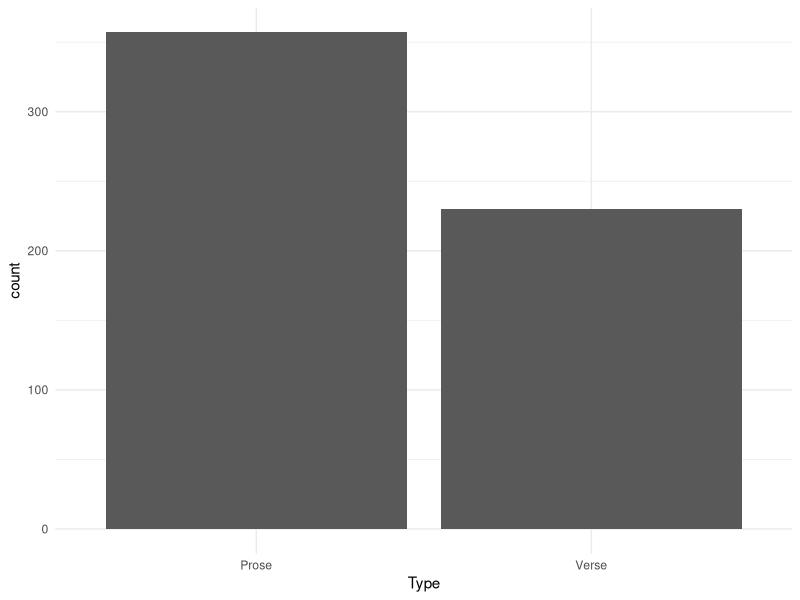
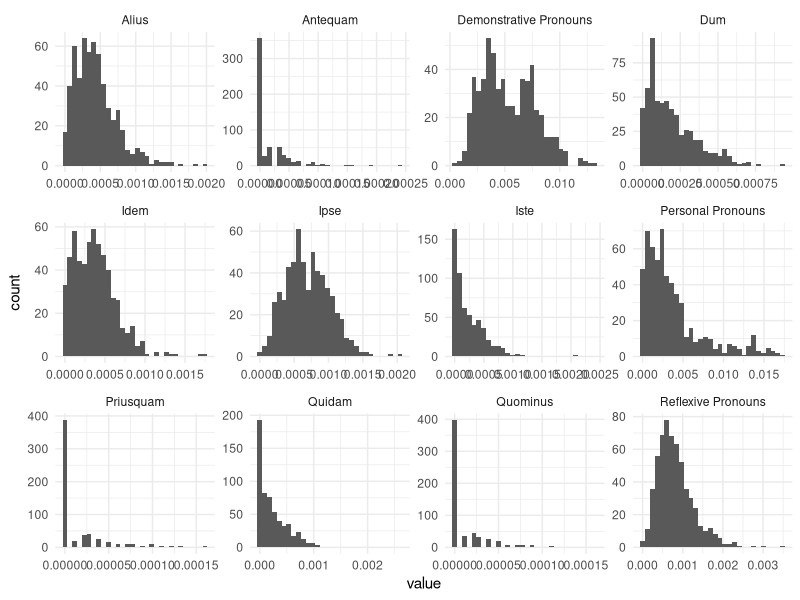
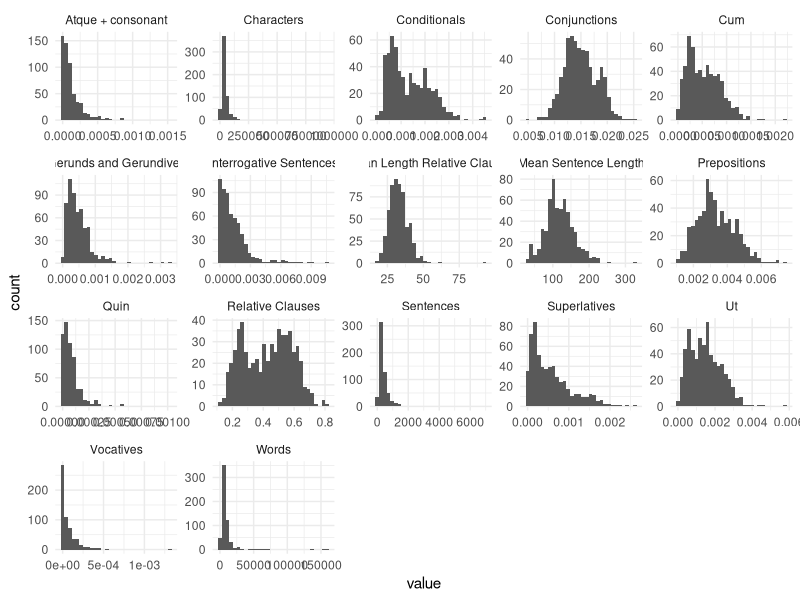
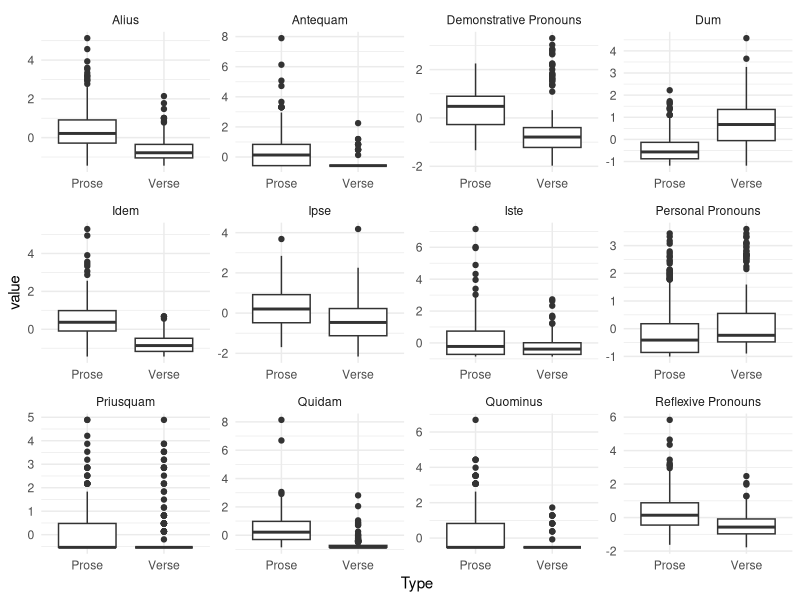
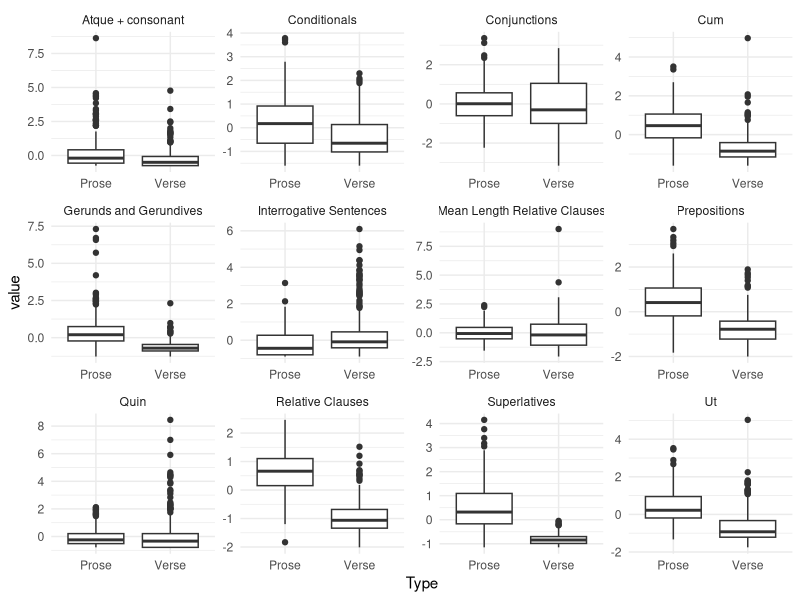
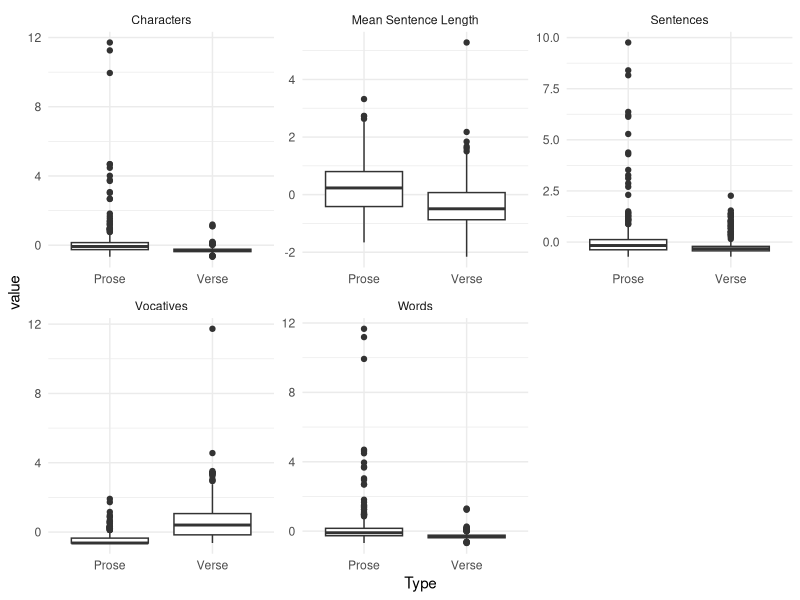
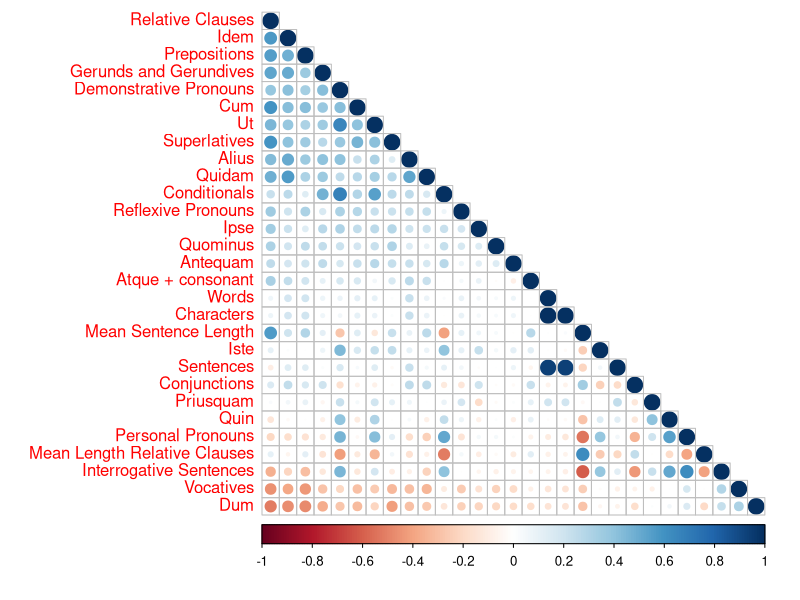
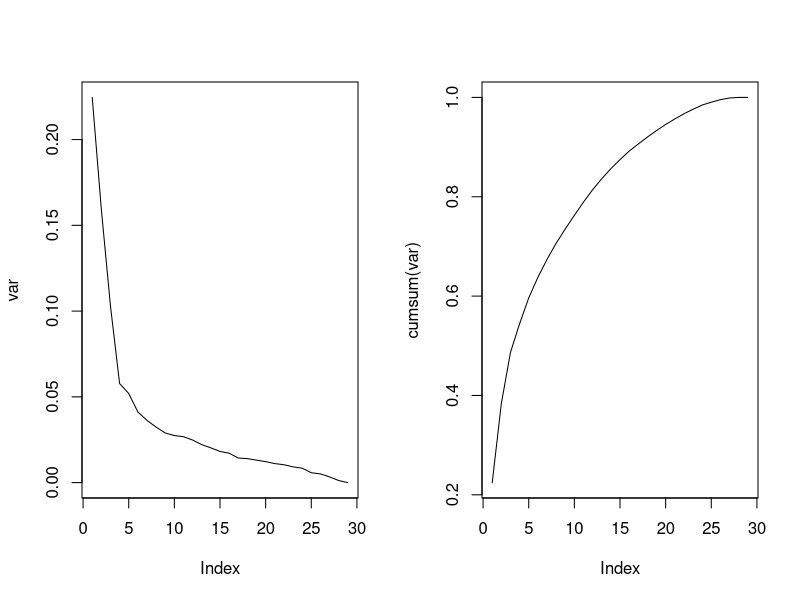

These charts were generated, in order, by the following R code:
## ---- chunk 1
knitr::opts_chunk$set(echo = TRUE,
                      warning = FALSE)

library(tidyverse)
library(corrplot)
library(ggfortify)


theme_set(theme_minimal())
## ---- chunk 2
data <- read_csv("stylometry_data_final.csv")

sum(is.na(data))
## ---- chunk 3
data <- data %>% 
  relocate("Corpus Name","Type")
## ---- chunk 4
ggplot(data, aes(x = Type)) +
  geom_bar()
## ---- chunk 5
data %>%
  select(Type:Dum) %>% 
  pivot_longer(`Personal Pronouns`:Dum) %>% 
  ggplot(aes(x = value)) +
    facet_wrap(~ name, scales = "free") +
    geom_histogram()

data %>%
  select(Type, Quin:Sentences) %>% 
  pivot_longer(Quin:Sentences) %>% 
  ggplot(aes(x = value)) +
    facet_wrap(~ name, scales = "free") +
    geom_histogram()
## ---- chunk 6
data <- data %>% 
  mutate(across(where(is.numeric), scale))
## ---- chunk 7
data %>%
  select(Type:Dum) %>% 
  pivot_longer(`Personal Pronouns`:Dum) %>% 
  ggplot(aes(x = Type, y = value)) +
    facet_wrap(~ name, scales = "free") +
    geom_boxplot()

data %>%
  select(Type, Quin:Conjunctions) %>% 
  pivot_longer(Quin:Conjunctions) %>% 
  ggplot(aes(x = Type, y = value)) +
    facet_wrap(~ name, scales = "free") +
    geom_boxplot()

data %>%
  select(Type, Vocatives:Sentences) %>% 
  pivot_longer(Vocatives:Sentences) %>% 
  ggplot(aes(x = Type, y = value)) +
    facet_wrap(~ name, scales = "free") +
    geom_boxplot()
## ---- chunk 8
M = cor(data[3:31])

corrplot(M, type = "lower", tl.pos = "l", order = "FPC")
## ---- chunk 9
pca <- prcomp(data[3:31])
var <- summary(pca)[["importance"]]['Proportion of Variance',]
par(mfrow = c(1,2))
plot(var, type = 'l')
plot(cumsum(var), type = 'l')
## ---- chunk 10
autoplot(pca, data = data, colour = "Type",
         loadings = T, loadings.colour = 'gray',
         loadings.label = TRUE, loadings.label.size = 3)

## ---- chunk 11
(fat <- factanal(data[3:31], factors = 3))

loadings <- data.frame(matrix(as.numeric(fat$loadings),
                              attributes(fat$loadings)$dim,
                              dimnames=attributes(fat$loadings)$dimnames))

loadings.m <- loadings %>%
  rownames_to_column(var = "Caracteristica") %>% 
  pivot_longer( cols = Factor1:Factor3, names_to = "Factor", values_to = "Loading")

ggplot(loadings.m, aes(Caracteristica, abs(Loading), fill=Loading)) + 
  facet_wrap(~ Factor, nrow=1) +
  geom_bar(stat="identity") +
  coord_flip() +
  scale_fill_gradient2(name = "Loading", 
                       high = "blue", mid = "white", low = "red", 
                       midpoint=0, guide="none") +
  ylab("Loading Strength") +
  theme_minimal(base_size=10)
